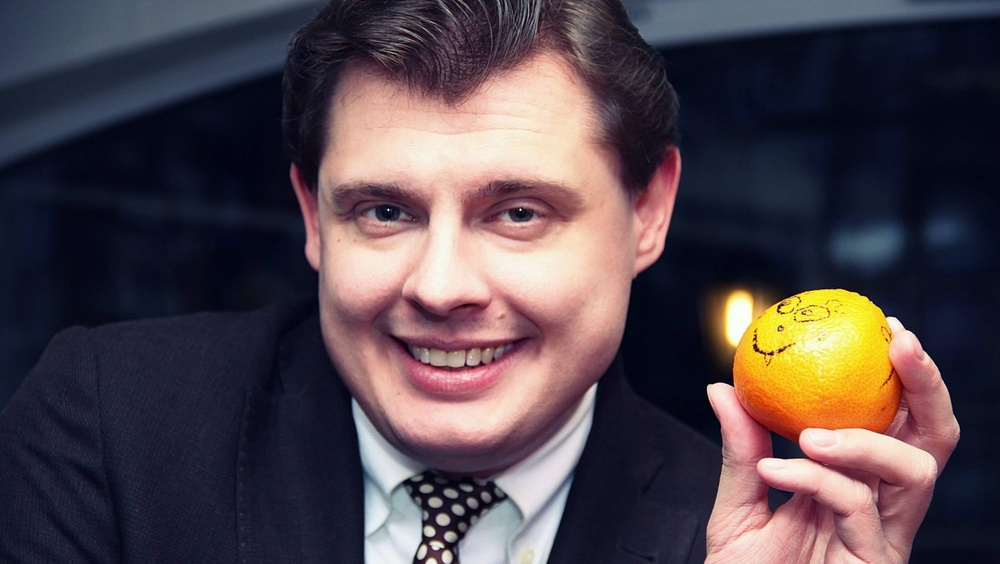
#> input picture maestro.jpg, 1000 x 564 px, shrunk from 1300 x 733 before the run
$ jupyter execute lin_alg.ipynb
#> lines starting #> are read from the running program, lines starting #| are printed output that depends on the picture
<h1><center>РОССИЙСКАЯ АКАДЕМИЯ НАРОДНОГО ХОЗЯЙСТВА ГОСУДАРСТВЕННОЙ СЛУЖБЫ ПРИ ПРЕЗИДЕНТЕ РОССИЙСКОЙ ФЕДЕРАЦИИ</center></h1>

***

<h3><center>РЕФЕРАТ</center></h3>

<h3><center>'Применение SVD в Машинноим обучении (ML)'</center></h3>

<h3><center>по дисциплине «Линейная алгебра»</center></h3>

<br/><br/>

<div style="text-align: right"><h4>Выполнил студент ФПиЭ 2 курса</h4>
<h4>Иванов Даниил</h4></div>

<br/><br/>

<div style="text-align: right"><h4>Дата  20.12.2022</h4></div>

<br/><br/>

<div style="text-align: right"> <h4>Проверил преподаватель кафедры прикладных</h4>
<h4>информационных технологий</h4>
<h4>Фарков Ю.А.</h4>
<h4>Оценка(баллы) ___________</h4></div>

<hr style="border:2px solid gray">

<h2><center>Содержание</center></h2>

<h3>1. Введение </h3>
<h3>2. Теоретические сведения </h3>
<h3>3. Примеры </h3>
<h3>Список литературы </h3>

<br/><br/>

<hr style="border:2px solid gray">

<h3> 1. Введение </h3>

<p>Линейная алгебра плотно легла в основу компьютерных наук и, в частности, в сферу машинного обучения. Так, любые операционные объекты принято представлять и хранить в виде матриц (либо векторов, в случае одномерности данных) из-за:
   <ol>
 <li> высокой скорости обработки данных и выполнения базовых операций;</li>
 <li> удобства представления громоздких формул в лаконичном виде;</li>
</ol>
Именно поэтому на любых курсах и программах по ML курс "линейной алгебры" закладывается в фундамент математических дисциплин, на основе которых идёт объяснение 'подкапотья' моделей и принципов их работы.

В этом реферате я сосредоточусь на крайне популярном методе разложения матриц  - <strong>сингулярном разложении матриц</strong> (<strong><dfn><abbr title="Singular Value Decomposition ">SVD</abbr></dfn></strong>),
который имеет высокую практическую применимость в сфере компьютерных наук и машинного обучения. Сначала будут даны теоритические основы о данном методе, многие доказательства будут опущены*. В конце будут рассмотрены примеры применения SVD. </p>

<hr style="border:0.3px solid gray">

*Полагается дать интуитивное понимание SVD без всей строгости математических выкладок.

<h3> 2. Теоретические сведения </h3>

<h4 size="4" color="MediumBlue">1. Ортогональная матрица</h4>

<font size="3" color="MediumBlue">Определение</font>

Матрица $A \in$ $\mathbb{R}^{n \times n}$ называется <font color="DodgerBlue">ортогональной</font>, если $A^{-1}$ = $A^{T}$.

<font size="3" color="MediumBlue">Примеры</font>

\begin{equation*}
A_{1} = \left( \begin{array}{ccc}
1 & 0 & 0\\
0 & 1 & 0\\
0 & 0 & 1\end{array} \right),\quad
A_{2} = \left( \begin{array}{ccc}
\frac{\sqrt3}{2} & \frac{1}{2}\\
\frac{-1}{2} & \frac{\sqrt3}{2}\end{array} \right),\quad
A_{3} = \left( \begin{array}{ccc}
\pm1 & 0 & 0 & 0\\
0 & 0 & 0 & \pm1\\
0 & 0 & \pm1 & 0\\
0 & \pm1 & 0 & 0\end{array} \right)
\end{equation*}

<font size="3" color="MediumBlue">Свойства</font>

<ul>
  <li>$A^{T} A$ = $A A^{T}$ = $I$</li>
  <li><font size="2" color="MediumBlue">Столбцы(строки)</font> - вектора длины 1, ортогональные друг другу</li>
  <li><font size="2" color="MediumBlue">Собственные числа:</font> $\lambda \in \mathbb{C}, |\lambda| =1$</li>
  <li><font size="2" color="MediumBlue">Собственные вектора:</font> ортогональны друг другу</li>
  <li><font size="2" color="MediumBlue">Определитель:</font> $detA = \pm1$</li>
</ul>

<font size="3" color="MediumBlue">Геометрический смысл</font>

<p><font size="2" color="MediumBlue">Ортогональная матрица </font> задаёт линейсное преобразование, которое сохраняет <font size="2" color="MediumBlue">длины </font> векторов и <font size="2" color="MediumBlue">углы </font> между ними.

То есть такая матрица инициализирует поворот, если $detA =1$, либо отражение, если $detA = -1$</p>

<table>
  <tr>
    <td>

    </td>
  </tr>

  <tr>
    <td><center><b>Изначальное расположение векторов</b></center></td>
  </tr>
</table>

<table>
  <tr>
    <td>

    </td>
    <td>

    </td>
  </tr>

  <tr>
    <td><center><b>Поворот</b></center></td>
    <td><center><b>Отражение</b></center></td>
  </tr>
</table>

<h4 size="4" color="MediumBlue">2. Симметричная матрица</h4>

<font size="3" color="MediumBlue">Определение</font>

Матрица $A \in$ $\mathbb{R}^{n\times n}$ называется <font color="DodgerBlue">симметричной</font>, если $A$ = $A^{T}$.

<font size="3" color="MediumBlue">Примеры</font>

\begin{equation*}
A_{1} = \left( \begin{array}{ccc}
1 & 2 & 3\\
2 & 4 & 5\\
3 & 5 & 6\end{array} \right),\quad
A_{2} = \left( \begin{array}{ccc}
0 & 1 & 2 & 3\\
1 & 0 & 1 & 2\\
2 & 1 & 0 & 1\\
3 & 2 & 1 & 0\end{array} \right)
\end{equation*}

<font size="3" color="MediumBlue">Свойства</font>

<ul>
  <li><font size="2" color="MediumBlue">Собственные числа:</font> $\forall \lambda \in \mathbb{R}$</li>
  <li><font size="2" color="MediumBlue">Собственные вектора:</font> $\forall v \in \mathbb{R}$, ортогональны друг другу</li>
   <li><font size="2" color="MediumBlue">Спектральное разложение:</font> $A=PDP^{T}$</li>
</ul>

<font size="3" color="MediumBlue">Геометрический смысл</font>

<p>Симметритчная матрица  $A \in$ $\mathbb{R}^{n\times n}$ растягивает пространство по $n$  <font size="2" color="MediumBlue">перпендикулярным </font> направлениям.</p>

<h4 size="4" color="MediumBlue">3. Прямоугольно-диагональная матрица</h4>

<font size="3" color="MediumBlue">Определение</font>

Матрица $A \in$ $\mathbb{R}^{m\times n}$ называется <font color="DodgerBlue">прямоугольно-диагональной</font>, если
$\begin{pmatrix} a_{i,j} \end{pmatrix} : \forall i,j \in \{1,2,\ldots,min(m,n)\}, i \neq j, \implies a_{i,j} =0$.

<font size="3" color="MediumBlue">Примеры</font>

<font size="2" color="MediumBlue">Высокие</font>

\begin{equation*}
A_{1} = \left( \begin{array}{ccc}
1 & 0 & 0\\
0 & 2 & 0\\
0 & 0 & 3\\
0 & 0 & 0\\
0 & 0 & 0\end{array} \right),\quad
A_{2} = \left( \begin{array}{ccc}
9 \\
0 \\
0\end{array} \right),\quad
A_{3} = \left( \begin{array}{ccc}
2 & 0\\
0 & 3\\
0 & 0\end{array} \right)
\end{equation*}

<font size="2" color="MediumBlue">Широкие</font>

\begin{equation*}
A_{1} = \left( \begin{array}{ccc}
1 & 0 & 0 & 0 & 0\\
0 & 2 & 0 & 0 & 0\\
0 & 0 & 3 & 0 & 0\end{array} \right),\quad
A_{2} = \left( \begin{array}{ccc}
9 & 0 & 0\end{array} \right),\quad
A_{3} = \left( \begin{array}{ccc}
2 & 0 & 0\\
0 & 3 & 0\end{array} \right)
\end{equation*}

<font size="3" color="MediumBlue">Геометрический смысл</font>

<p><b>Замечание:</b> Всякая прямоугольно-диагональная матрица явлвяется "как бы" симметричной, т.к. все недиагональные элементы нулевые, а значит она должна отожествлять такое же линейное геометрическое преобразование, как и симметричные, то есть масштабирование.<br>
Так оно и есть, только добавляется особенность, связанная с размерностью матрицы:
<ul>
  <li>Высокая диагональная матрица  $A \in$ $\mathbb{R}^{m\times n}$ повышает порядок пространства с $n$ до $m$, создавая $(m-n)$ нулевых осей.</li>
  <li>Широкая диагональная матрица  $A \in$ $\mathbb{R}^{m\times n}$ сжимает пространство с $m$ до $n$ порядка, отсекая $(n-m)$ осей.</li>

</ul></p>

<b>Широкая диагональная матрица</b>

Пусть $A = \left( \begin{array}{ccc}
2 & 0 & 0\\
0 & 0.5 & 0\end{array} \right)$, тогда при воздействии на $\left( \begin{array}{ccc}
x\\
y\\
z\end{array} \right)$ ось $z$ отсечётся, а по $x$ и $y$ произойдет растяжение на 2 и 0.5 соответственно. Получится, что при воздействии данной матрицы на сферу, она переведет её в элипс.

<table>
  <tr>
    <td>

    </td>
    <td>

    </td>
  </tr>
</table>

<b>Высокая диагональная матрица</b>

Пусть $A = \left( \begin{array}{ccc}
2 & 0\\
0 & 0.5\\
0 & 0\end{array} \right)$, тогда при воздействии на $\left( \begin{array}{ccc}
x\\
y\\
z\end{array} \right)$ добавится 3 ось $z$, а по $x$ и $y$ произойдет растяжение на 2 и 0.5 соответственно. Получится, что при воздействии данной матрицы на круг, она переведет её в элипсоид, сплющенный по оси $z$.

<table>
  <tr>
    <td>

    </td>
    <td>

    </td>
  </tr>
</table>

<h4 size="4" color="MediumBlue">4. Теорема</h4>

Для любой ненулевой вещественной матрицы $A \in \mathbb{R}^{m\times n}$ существуют две вещественные ортогональные матрицы $U$ и $V$, такие, что $U^{T}AV$ считается матрицей $Σ\in \mathbb{R}^{m\times n}$ с неотрицательными элементами на главной диагонали. В прямоугольной матрице под главной диагональю будем понимать совокупность элементов $Σ_{ii}$). Все элементы матрицы $Σ$, не лежащие на главной диагонали, считаются нулевыми.

$U$ и $V$ при этом можно выбрать таким образом, чтобы диагональные элементы матрицы $Σ$ имели вид:

$$\mu_{1}\geqslant \mu_{2}\geqslant ... \geqslant \mu_{r} > \mu_{r+1}=...=\mu_{n}=0,$$

где $r$ — ранг матрицы $A$. В частности, если $A$ невырождена, то:

$$\mu_{1}\geqslant \mu_{2}\geqslant ... \geqslant \mu_{r} > 0.$$

Представление матрицы $A$ в виде $A=UΣV^{T}$, где

$U \in \mathbb{R}^{m\times m}$ - ортогональная матрица,
$V \in \mathbb{R}^{n\times n}$ - ортогональная матрица,
$Σ \in \mathbb{R}^{m\times n}$ - прямоугольно-диагональная матрица,

называется _сингулярным разложением — Singular Values Decomposition, (SVD)_.

Элементы, лежащие на главной диагонали матрицы $Σ$, называются _сингулярными числами_ матрицы $A$. Столбцы матриц $U$ и $V$ называются _левыми и правыми сингулярными векторами_ матрицы $A$ соответственно.

__Геометрический смысл SVD__

Пусть матрица $A \in \mathbb{R}^{m\times n}$ описывает линейный оператор, обозначаемый $\textbf{A}$. Сингулярное разложение матрицы $A=UΣV^{T}$ тогда можно будет переформулировать в геометрическом контексте: линейный оператор, характеризующий сложное отображение элементов пространства $\mathbb{R}^{n}$ в элементы пространства $\mathbb{R}^{m}$, можно будет представить в виде последовательно выполняемых простых линейных операций вращения (ортогональный оператор $V^{T}$), растяжения (диагональный оператор $Σ$) и снова вращения (ортогональный оператор $U$).

Поэтому компоненты сингулярного разложения показывают геометрические изменения при отображении линейным оператором $\textbf{A}$ векторов из одного линейного пространства в другое.

Число ненулевых элементов на диагонали матрицы $Σ$ будет характеризовать фактическую размерность собственного пространства матрицы $A$ — набора векторов $b$, при котором уравнение $Ax=b$ будет иметь ненулевое решение.

На рисунке выше представлено сингулярное разложение действительной матрицы $M \in$ $\mathbb{R}^{3х2}$.

Здесь наглядно видно, что преобразование единичного круга C (стрелки - канонические вектора) в элипс можно представить последовательным применением 3 действий:
1. Поворот C в исходном пространстве (представляется через $V^{T}$ / $V^{*}$)
2. Покоординатное масштабирование C + добавление/отсечение осей (представляется диагональным оператором $Σ$)
3. Поворот C в новом пространстве (представляется через $U$)

 <h3> 3. Примеры </h3>

__Пример 1: Преобразование векторных пространств__

Рассмотрим матрицу $A$, представляющую линейное преобразование $Ax=y$ из одного $n$-мерного пространства, $X$, в другое, $Y$. Предполагаем, что в $X$ и $Y$ заданы ортогональные системы координат. Рассмотрим ортогональное преобразование системы координат в пространстве $X$, в результате которого вектор $x$ получит новое представление $x'$, где $x=Vx'$. Таким же образом, применяя другое ортогональное преобразование координат в $Y$, мы получим новые координаты для $y$, где $y=Uy'$.

В результате изменения базисов $X$ и $Y$ преобразование, первоначально представленное матрицей $A$, будет представляться матрицей $Σ$:

$$y'=U^{T}y=U^{T}Ax=U^{T}A(Vx')=(U^{T}AV)x'=Σx'.$$

В новой ортогональной системе координат преобразование имеет очень простое представление:

$$\begin{cases}
y'_{1}=\mu_{1}x'_{1},\\
y'_{2}=\mu_{2}x'_{2},\\
... \\
y'_{r}=\mu_{r}x'_{r}, \\
y'_{r+1}=0, \\
... \\
y'_{n}=0.
\end{cases}$$

Оно теперь отображает координатные оси пространства $X$ с $1$-й до $r$-й в соответствующие координатные оси пространства $Y$, причём $\mu_{i}>0$ выступают коэффициентами растяжения. Последующие координатные оси от $(r+1)$ до $n$ отображаются в нулевой вектор пространства $Y$.

Таким образом, в этом случае применение SVD значительно упростило работу с линейным преобразованием из одного векторного пространства в другое.

__Пример 2: SVD и собственные значения матрицы__

Сингулярное разложение обладает свойством, связывающим задачу нахождения сингулярного разложения матрицы и задачу нахождения её собственных векторов.
Так как матрицы $U$ и $V$ ортогональные, из чего следует, что $U^{T}U=VV^{T}=E$, где $E$ — единичная матрица порядка $r$ , то:

$$AA^{T}=UΣV^{T}VΣU^{T}=UΣ^{2}U^{T},$$

$$A^{T}A=VΣU^{T}UΣV^{T}=VΣ^{2}V^{T}.$$

Умножив выражения справа на $U$ и $V$ соответственно, получим:

$$AA^{T}U=UΣ^{2},$$

$$A^{T}AV=VΣ^{2}.$$

Вспоминая определение собственных векторов и собственных значений, можно заключить, что левые сингулярные векторы матрицы $A$ (столбцы матрицы $U$) считаются собственными векторами матрицы $AA^{T}$, а квадраты сингулярных чисел, лежащих на главной диагонали матрицы $D$ — соответствующими собственными значениями этой матрицы.

Аналогично правые сингулярные векторы матрицы $A$ (столбцы матрицы $V$) считаются собственными векторами матрицы $A^{T}A$, а квадраты сингулярных чисел — её соответствующими собственными значениями.

Левый и правый сингулярные векторы $u$ и $v$, соответствующие одному и тому же сингулярному числу $\mu_{j}$, связаны соотношениями:

$$Av_{j}=\mu_{j}u_{j}, A^{T}u_{j}=\mu_{j}v_{j}.$$

## Пример 3: Сингулярное разложение в применении к приближению матрицей меньшего ранга

### Идея приближения матрицей меньшего ранга

На практике данные для обработки в большинстве случаев поступают с определённым уровнем шума, в связи с чем не вся информация, содержащаяся в матрице, представляет для анализатора ценность. Таким образом, имеет место задача о нахождении лучшей аппроксимации исходной матрицы $X$ размера $m\times n$ и ранга $r$ некоторой матрицей, ранг которой не превышает заданное число $k$.

Матрица может быть представлена как произведение двух матриц, обозначим его как $UV^{T}$, где $U$ имеет размер $m\times k$, $V$ — $n\times k$.

В случае задачи приближения всё сводится к тому, чтобы найти такие матрицы $U$ и $V$, где бы исходная матрица $X$ и матрица $UV^{T}$ отличались незначительно. Для оценки степени «близости» матриц обычно используется норма Фробениуса, и задача поиска оптимального разложения сводится к нахождению комбинации $U$ и $V$, дающей минимальную норму разности $\left \| X - UV^{T} \right \|$.

Другими словами, задача сводится к нахождению матриц $U$ и $V$, удовлетворяющих условию:

$$\sum_{ij}(x_{ij}-u_{i}v_{j}^{T})^{2}\rightarrow\text{min}.$$

Если исходная матрица $X$ была матрицей признаков объектов, то после такого преобразования матрица $U$ может быть интерпретирована как матрица новых признаков для тех же объектов, при этом происходит уменьшение размерности пространства признаков с минимальными потерями полезной информации.

### Использование SVD

Пусть для исходной матрицы $X$ требуется найти такую матрицу $\tilde{X}$ с рангом, не превышающим заданное число $k$, которая наилучшим образом приблизит исходную, то есть норма их разности $\left \| X - \tilde{X} \right \|$ будет минимальной.

Сингулярное разложение для исходной матрицы примет вид:

$$X=UΣV^{T}.$$

Искомую матрицу $\tilde{X}$ также запишем в виде разложения:

$$\tilde{X}=U\tilde{Σ}V^{T},$$

где $U$ и $V$ — те же, что и в сингулярном разложении матрицы $X$, а матрица $\tilde{Σ}$ произвольная, удовлетворяющая условию тождественности преобразования (не обязательно диагональная).

Тогда задача примет вид нахождения минимума нормы разности матриц $\left \| Σ - \tilde{Σ} \right \|$ рангом не выше $k$.

Поскольку все недиагональные элементы в матрице $Σ$ равны нулю, условие минимума разности приводит к тому, что недиагональные элементы в матрице $\tilde{Σ}$ также должны быть равными нулю. Если она диагональная, то, по условию не превышения ранга матрицы $\tilde{X}$ числа $k$, в ней должно быть максимум $k$ ненулевых элементов. Оптимальным в плане минимизации $\left \| Σ - \tilde{Σ} \right \|$ будет выбор $\tilde{Σ}$, равного матрице $Σ$, в которой все элементы, кроме $k$ наибольших по модулю, заменены нулями.

Таким образом, лучшим приближением матрицы $X$ будет матрица:

$$\tilde{X}=U\tilde{Σ}V^{T},$$

где матрица $\tilde{Σ}$ — это матрица $Σ$, в которой все элементы, кроме $k$ наибольших по модулю, заменены нулями.

### Применение на практике

[cell 1]
# Импорт библиотек
import numpy as np
from numpy.linalg import norm
from numpy.linalg import svd

import matplotlib.image as mpimg
import matplotlib.pyplot as plt
from skimage.color import rgb2gray
from skimage import img_as_ubyte,img_as_float
from ipywidgets import interact

[cell 2]
# Загружаем фотографию и делаем её редакттируемой
img = mpimg.imread(r'maestro.jpg')
#> img is the input picture: shape (564, 1000, 3); mean R, G, B 81.1, 69.3, 75.7

img = np.array(img)

[cell 3]
print(f'img type:{type(img)}')
#| img type:<class 'numpy.ndarray'>
print(f'img size:{img.shape}') # смотрим размер фотографии в пикселях: - 3 мерный кетор из-за цвета (RGB)
#| img size:(564, 1000, 3)

[cell 4]
# Выведем фотографию

plt.imshow(img)
plt.show()

[cell 5]
# Переведем ещё в серый цвет (для сжатия нет нужны хранить информацию о цветах(RGB), поэтому переведем в серый, тем самым
# сокращая размерность вектора до одиницы)

n_img = rgb2gray(img_as_float(img))
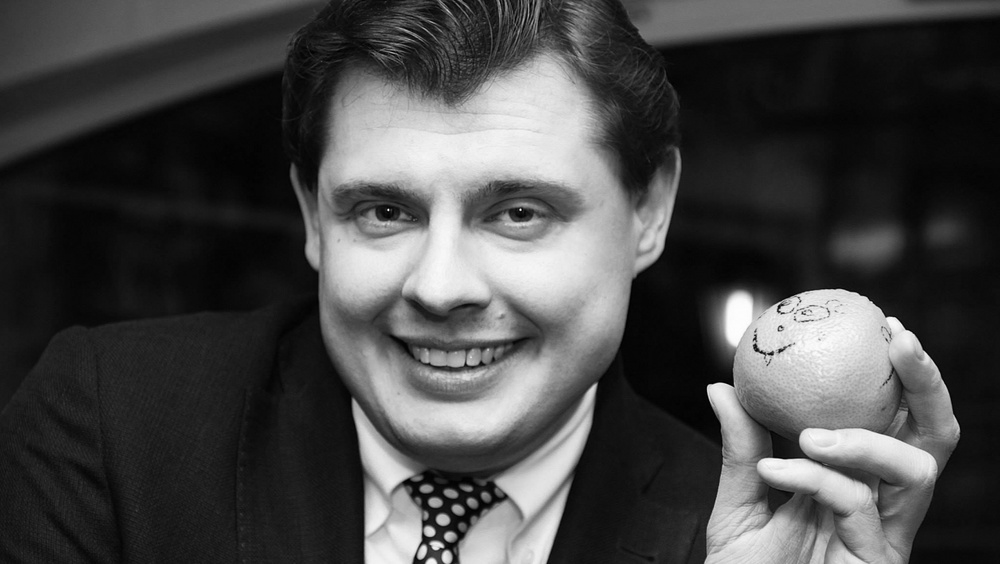
#> n_img: shape (564, 1000) float64; min 0.00333, max 0.999, mean 0.283
print(f'img type:{type(n_img)}')
#| img type:<class 'numpy.ndarray'>
print(f'img size:{n_img.shape}')
#| img size:(564, 1000)

[cell 6]
# Вывод фотографии в сером спектре

plt.imshow(n_img)
plt.show()

[cell 7]
n_img.shape, n_img

[cell 8]
# Функция для сжатия с параметром сжатия k (число ненулевых сингулярных значений)
# При помощи numpy.linalg.svd получаем синглуряное разложение матрицы фотографии
# На выходе получаем матрицу, ограничиваемую k ненулевыми диагональными элементами матрицы Σ
# и список сингулярных чисел.

def compress_svd(image, k): # Параметр k задает степень сжатия
    """
    Perform svd decomposition and truncated (using k singular values/vectors) reconstruction
    returns
    --------
      reconstructed matrix reconst_matrix, array of singular values s
    """
#> called with k = 564

    U, s, V = svd(image,full_matrices=False)
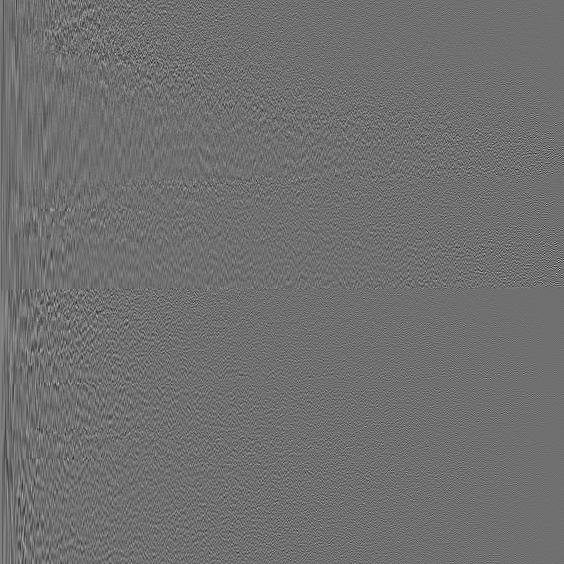
#> U: shape (564, 564) float64; min -0.332, max 0.423, mean 6.9e-05; drawn with min black and max white
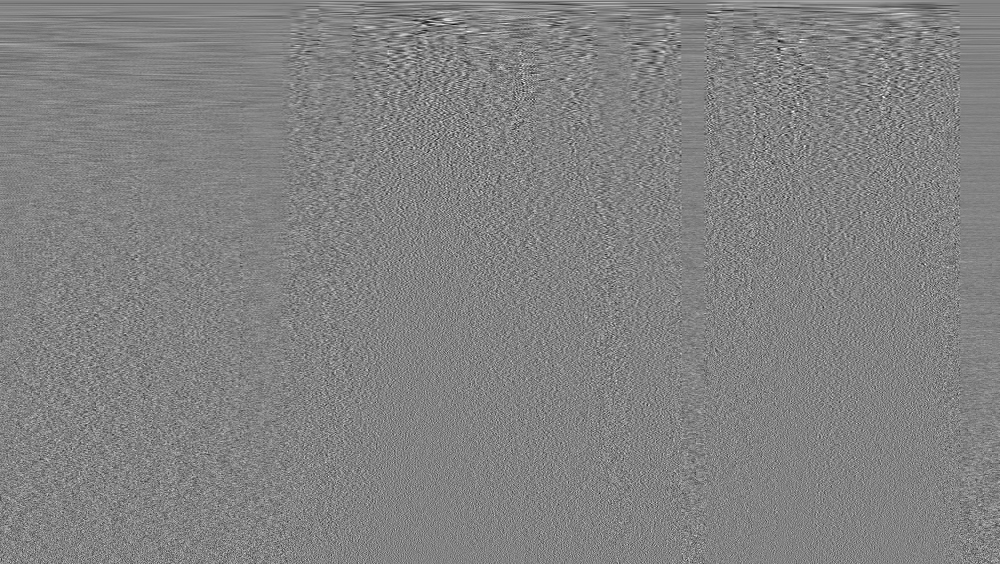
#> V: shape (564, 1000) float64; min -0.207, max 0.197, mean 3.57e-05; drawn with min black and max white
#> s = 564 values, max 260.6 at index 0, min 0.0203 at index 563, mean 2.11
    reconst_matrix = np.dot(U[:,:k],np.dot(np.diag(s[:k]),V[:k,:]))

    return reconst_matrix,s

[cell 9]
# Посмотрим значения первых 150 сингулярных чисел из 733

reconst_img,s = compress_svd(n_img,n_img.shape[0])
plt.xlim([0, 150])
plt.plot(s, color='blue')
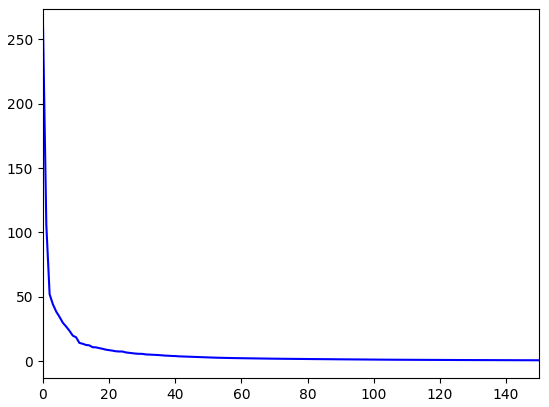
#> figure drawn by matplotlib, 1 panel; curve peaks at x = 0, y = 260.6
#> the sliders are set to k = 282

[cell 10]
# Функция, включающая предыдущую функцию сжатия, которая выводит сжатое фото

def show_compressed_img(k):
    """
     compresses gray scale images and display the reconstructed image.
     Also displays a plot of singular values
    """
#> called with k = 282
    image=n_img
    original_shape = image.shape
#> original_shape = (564, 1000)
    reconst_img,s = compress_svd(image,k)

    fig = plt.figure(figsize=(16, 9))

    compression_ratio =100.0* k/original_shape[0]
#> compression_ratio = 50
    plt.title("Уровень сжатия={:.2f}".format(compression_ratio)+"%")
    plt.imshow(reconst_img, cmap='gray')
    plt.axis('off')
